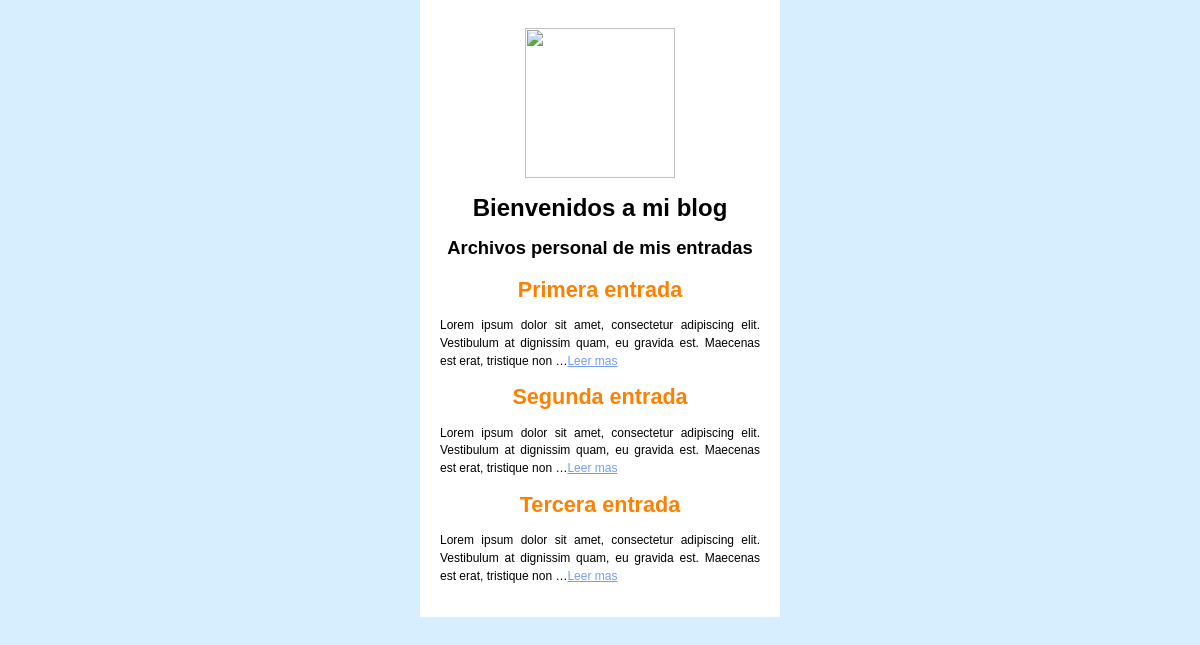
The page / on the database its author committed.
### blog/models.py (models this page shows, shortened)
class Post(models.Model):
    title = models.CharField(max_length=200, verbose_name="Titulo")
    content = models.TextField(verbose_name="Contenido")
    created = models.DateTimeField(auto_now_add=True, verbose_name="Creado")
    modified = models.DateTimeField(auto_now=True, verbose_name="Modificado")
    class Meta:
        verbose_name = "entrada"
        verbose_name_plural = "entradas"

### blog/views.py (the view)
# urls.py: 2. Add a URL to urlpatterns:  path('', views.home, name='home')
def home(request):
    posts = Post.objects.all()
    return render(request, "blog/home.html", {"posts": posts})

### blog/templates/blog/home.html (shortened to what this page needs)
{% extends "blog/base.html" %}
{% block content %}
    {% for post in posts %}
        <div>
            <h3>{{ post.title }}</h3>
            <p>{{ post.content|truncatewords:"20" }}<a href="{% url 'post' id=post.id %}">Leer mas</a></p>
        </div>
    {% endfor %}
{% endblock %}

### blog/templates/blog/base.html (shortened to what this page needs)
{% load static %}
<!DOCTYPE html>
<html lang="es">
<head>
    <link rel="stylesheet" href="{% static 'blog/styles.css' %}">
</head>
<body>
    <main>
        <img src="{% static 'blog/Gaming_5000x3125.jpg' %}" class="top"/>
        <h1>Bienvenidos a mi blog</h1>
        <h2>Archivos personal de mis entradas</h2>
        {% block content %}{% endblock %}
    </main>
</body>
</html>

### blog/static/blog/styles.css (style rules this page uses)
body { font-family: Arial, Helvetica, sans-serif; padding: 0; margin: 0; background: rgb(214, 238, 255); }
main { max-width: 320px; margin: 0 auto; padding: 1.25rem; text-align: center; background: #fff; }
h1 { font-size: 150%; margin: 0 auto; }
h2 { font-size: 115%; }
h3 { font-size: 135%; color: rgb(255, 128, 0); padding: 0.15rem 0; margin: 0; }
p { font-size: 75%; text-align: justify; line-height: 1.1rem; }
a { font-size: 90%; color: rgb(115, 155, 255); }
p > a { font-size: 100% !important; text-align: justify; }
img.top { height: 150px; width: 150px; padding: 0.5rem 0 1rem; }

### rows shown on the page
Post: title "Primera entrada", content "Lorem ipsum dolor sit amet, consectetur adipiscing elit. Vestibulum at dignissim quam, eu gravida est. Maecenas est erat, tristique non …"
Post: title "Segunda entrada", content "Lorem ipsum dolor sit amet, consectetur adipiscing elit. Vestibulum at dignissim quam, eu gravida est. Maecenas est erat, tristique non …"
Post: title "Tercera entrada", content "Lorem ipsum dolor sit amet, consectetur adipiscing elit. Vestibulum at dignissim quam, eu gravida est. Maecenas est erat, tristique non …"
